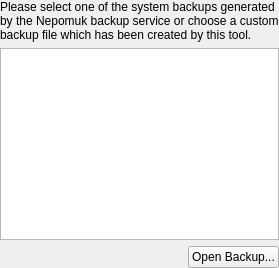
<?xml version="1.0" encoding="UTF-8"?>
<ui version="4.0">
 <class>RestoreSelection</class>
 <widget class="QWizardPage" name="RestoreSelection">
  <property name="title">
   <string>Restore Nepomuk Database</string>
  </property>
  <property name="subTitle">
   <string>Please choose a backup from a list of known backups below. Or choose a custom backup path.</string>
  </property>
  <layout class="QVBoxLayout" name="verticalLayout">
   <property name="margin">
    <number>0</number>
   </property>
   <item>
    <widget class="QLabel" name="label">
     <property name="text">
      <string extracomment="@info">Please select one of the system backups generated by the Nepomuk backup service or choose a custom backup file which has been created by this tool.</string>
     </property>
     <property name="wordWrap">
      <bool>true</bool>
     </property>
    </widget>
   </item>
   <item>
    <widget class="QListWidget" name="m_listWidget">
     <property name="editTriggers">
      <set>QAbstractItemView::NoEditTriggers</set>
     </property>
     <property name="alternatingRowColors">
      <bool>false</bool>
     </property>
    </widget>
   </item>
   <item>
    <layout class="QHBoxLayout" name="horizontalLayout">
     <item>
      <spacer name="horizontalSpacer">
       <property name="orientation">
        <enum>Qt::Horizontal</enum>
       </property>
       <property name="sizeHint" stdset="0">
        <size>
         <width>40</width>
         <height>20</height>
        </size>
       </property>
      </spacer>
     </item>
     <item>
      <widget class="KPushButton" name="m_customBackupButton">
       <property name="text">
        <string>Open Backup...</string>
       </property>
      </widget>
     </item>
    </layout>
   </item>
  </layout>
 </widget>
 <customwidgets>
  <customwidget>
   <class>KPushButton</class>
   <extends>QPushButton</extends>
   <header>kpushbutton.h</header>
  </customwidget>
 </customwidgets>
 <resources/>
 <connections/>
</ui>
